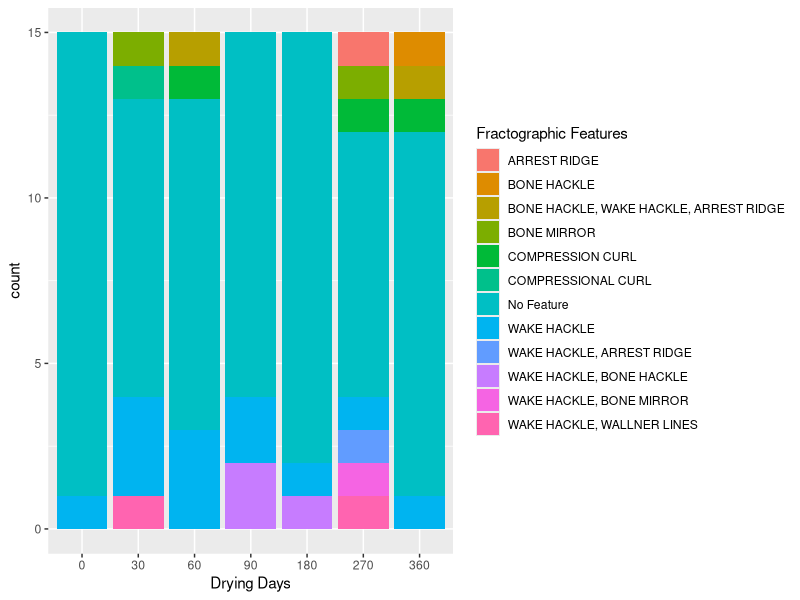
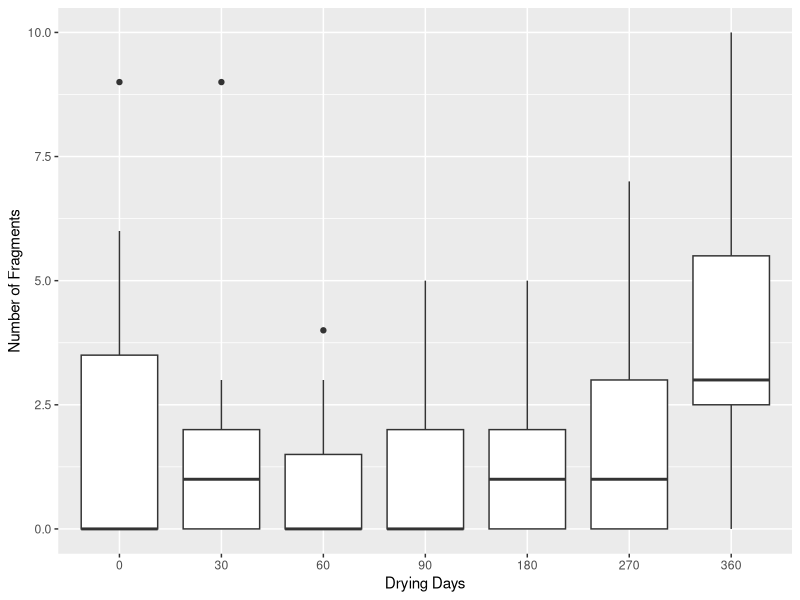
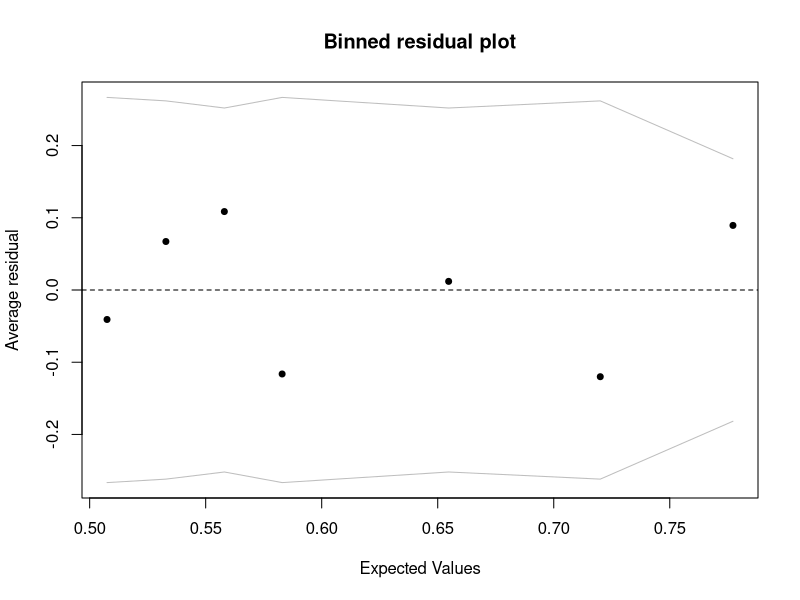
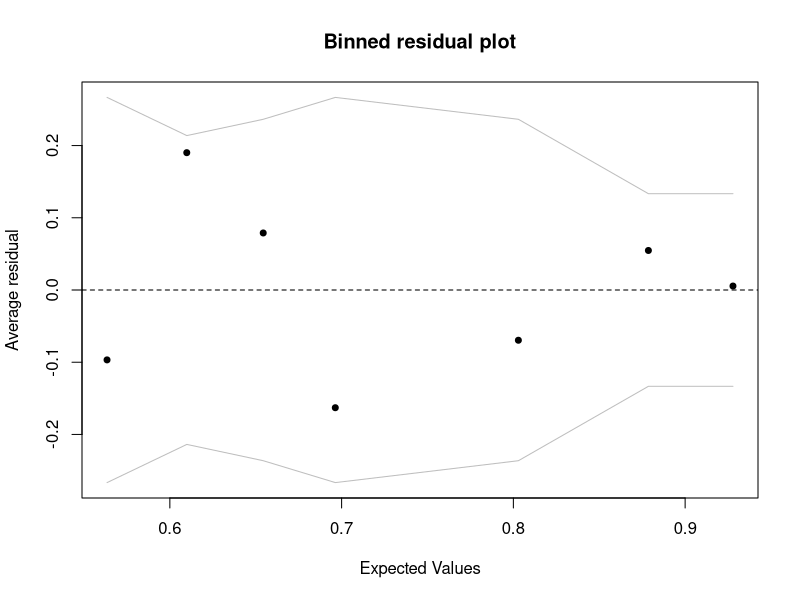
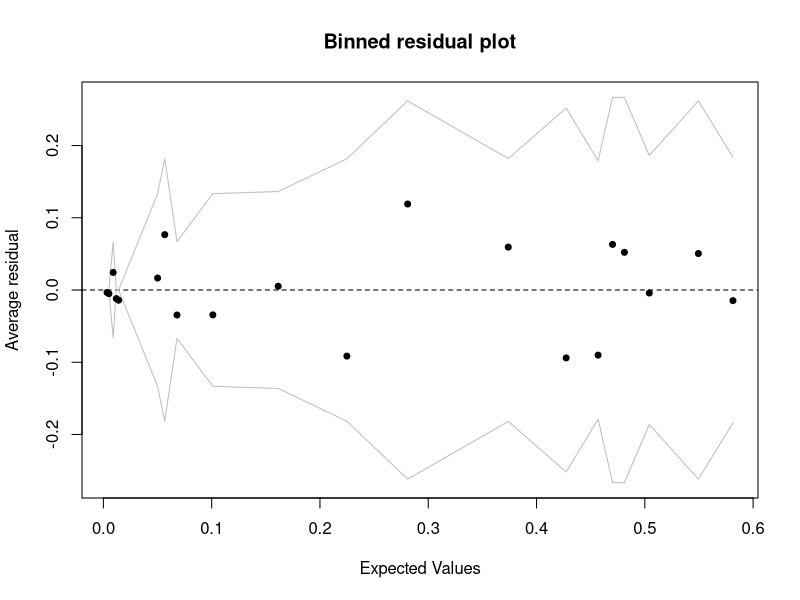
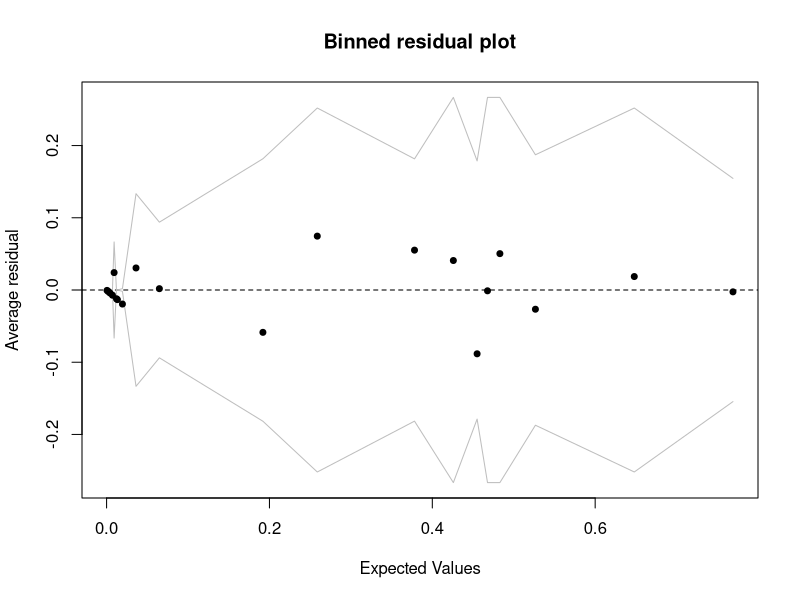
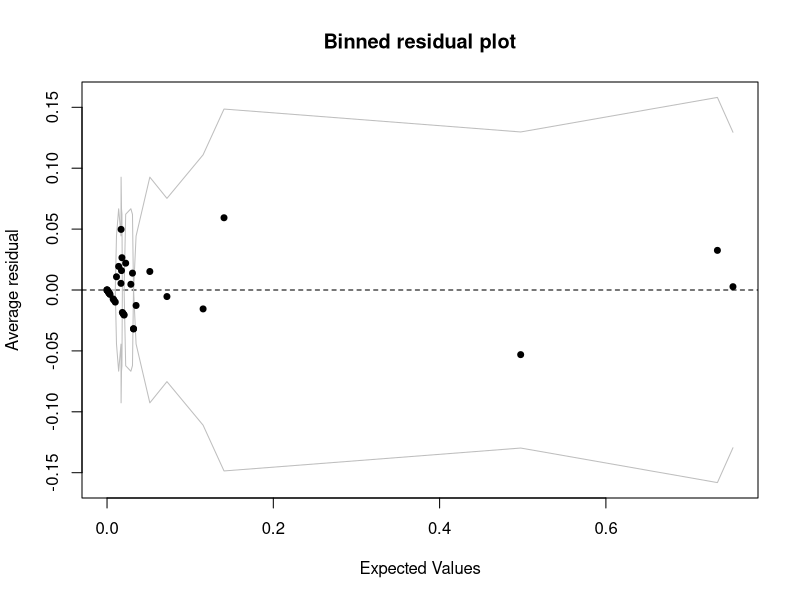

Write the R code that produced these figures, in order.
## ---- chunk 1
knitr::opts_chunk$set(echo = FALSE)
library(tidyverse)
library(readxl)
library(dplyr)
library(nnet)
library(rlist)
library(arm)
library(knitr)
library(MASS)
# loading packages
## ---- chunk 2
bone <- readxl::read_xlsx("BU Thesis Data.xlsx", sheet = 2)
drop<-c()
for (i in 1:nrow(bone))  {
  if (is.na(bone$`Bone Type`[i])){
    drop <- c(drop, i)
  }
}
bone<-bone[-drop,]
# read bone and drop the date without information

# ignore unobserved bone
bone <- dplyr::select(bone,-`Bone Type`,-`Percentage of Feature Present`)
# select columns from Bone Type to Percentage of Feature Present
bone$`Bone Specimen` <- gsub("\\,.*","", bone$`Bone Specimen`)
bone$`Bone Specimen` <- gsub("[^0-9]","", bone$`Bone Specimen`)
bone$`days`<-as.numeric(bone$`Bone Specimen`)
bone<-mutate(bone,`Bone Specimen`=fct_relevel(`Bone Specimen`,'0','30','60','90','180','270','360'))

# creating variable drying day
typeof(bone$`Bone Specimen`)
bone$`Fractographic Features`[bone$`Fractographic Features`=="N/A"]<-"No Feature"
bone$`Fracture Angle`[bone$`Fracture Angle`=="N/A"]<-"non applicable"
bone$`Fracture Type`[bone$`Fracture Type`=="N/A"]<-"non applicable"
bone$`Fracture Surface`[bone$`Fracture Surface`=="N/A"]<-"non applicable"
bone$`Fracture Outline`[bone$`Fracture Outline`=="N/A"]<-"non applicable"
#Clean dependent variable

bone$`Bisecting Fracture`<-factor(bone$`Bisecting Fracture`)
bone$`Fracture-like`<-factor(bone$`Fracture-like`)
bone$`Fracture Angle`<-factor(bone$`Fracture Angle`)
bone$`Fracture Type`<-factor(bone$`Fracture Type`)
bone$`Fracture Surface`<-factor(bone$`Fracture Surface`)
bone$`Fracture Outline`<-factor(bone$`Fracture Outline`)

bone$`Fractographic Features`<-factor(bone$`Fractographic Features`)
# transfer variables to factor 
## ---- chunk 3
options(digits = 2) 
table1<-rbind(table(bone$`Bisecting Fracture`,bone$`Bone Specimen`)[2,]/15,table(bone$`Fracture-like`,bone$`Bone Specimen`)[2,]/15)
row.names(table1)<-c('Bisecting percentage','Fracture-like percentage')
kable(table1,caption = 'Bisecting Fracture and Fracture-like percentage for different drying-day groups')

ggplot(data = bone) + geom_bar(mapping = aes(x = `Bone Specimen`, fill = `Fractographic Features`))+labs(x="Drying Days")
ggplot(data = bone, mapping = aes(x = `Bone Specimen`, y = `Number of Fragments`)) + geom_boxplot()+labs(x="Drying Days")

## ---- chunk 4
fit.Bisect_Fracture<-glm(bone$`Bisecting Fracture`~bone$days,family = binomial())
coef(fit.Bisect_Fracture) #estimated coefficients
summary(fit.Bisect_Fracture)$coefficients[,4] #p-value
## ---- chunk 5
binnedplot(fitted(fit.Bisect_Fracture),resid(fit.Bisect_Fracture,type="response"))
## ---- chunk 6
fit.Fracture_like<-glm(bone$`Fracture-like`~bone$days,family = binomial())
coef(fit.Fracture_like) #estimated coefficients
summary(fit.Fracture_like)$coefficients[,4] #p-value
## ---- chunk 7
binnedplot(fitted(fit.Fracture_like),resid(fit.Fracture_like,type="response"))
## ---- chunk 8
fit.Fracture_Angle<-multinom(bone$`Fracture Angle`~bone$days,trace = FALSE)
coef(fit.Fracture_Angle) #estimated coefficients
## ---- chunk 9
z <- summary(fit.Fracture_Angle)$coefficients / summary(fit.Fracture_Angle)$standard.errors
p <- (1-pnorm(abs(z),0,1)) * 2
p     # How to interpret significant part ??? 
## ---- chunk 10
binnedplot(fitted(fit.Fracture_Angle),resid(fit.Fracture_Angle,type="response"))
## ---- chunk 11
fit.Number_of_Fragments1 <- glm(bone$`Number of Fragments` ~ bone$days, family="poisson")
coef(fit.Number_of_Fragments1) #estimated coefficients
pchisq(fit.Number_of_Fragments1$deviance,df=fit.Number_of_Fragments1$df.residual, lower.tail=FALSE)
## ---- chunk 12
fit.Number_of_Fragments2 <- glm.nb(bone$`Number of Fragments` ~ bone$days)
summary(fit.Number_of_Fragments2)
pchisq(fit.Number_of_Fragments2$deviance,df=fit.Number_of_Fragments2$df.residual, lower.tail=FALSE)
## ---- chunk 13
fit.Fracture_Outline<-multinom(bone$`Fracture Outline`~bone$days,trace = FALSE)
coef(fit.Fracture_Outline) #estimated coefficients
## ---- chunk 14
z <- summary(fit.Fracture_Outline)$coefficients / summary(fit.Fracture_Outline)$standard.errors
p <- (1-pnorm(abs(z),0,1)) * 2
p
## ---- chunk 15
binnedplot(fitted(fit.Fracture_Outline),resid(fit.Fracture_Outline,type="response"))
## ---- chunk 16
fit.Fractographic_Features<-multinom(bone$`Fractographic Features`~bone$days,trace = FALSE)
coef(fit.Fractographic_Features)   #compression curl == compressional curl ?????
## ---- chunk 17
z <- summary(fit.Fractographic_Features)$coefficients / summary(fit.Fractographic_Features)$standard.errors
p <- (1-pnorm(abs(z),0,1)) * 2
p
## ---- chunk 18
binnedplot(fitted(fit.Fractographic_Features),resid(fit.Fractographic_Features,type="response"))
